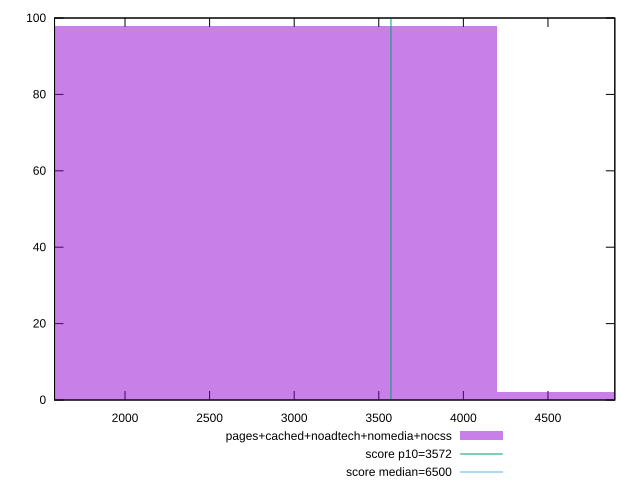

Source code (gnuplot):
reset

$pagesCachedNoadtechNomediaNocss <<EOF
5596.074218216391 2
2798.0371091081956 98
EOF

set key outside below
set boxwidth 2798.0371091081956
set xrange [1583.4740000000002:4895.148999999999]
set yrange [0:100]
set trange [0:100]
set style fill transparent solid 0.5 noborder

set parametric
set terminal svg size 640, 490 enhanced background rgb 'white'
set output "report_00019_2021-02-10T18-14-37.922Z//first-cpu-idle/comparison/histogram/4_vs_5.svg"

plot $pagesCachedNoadtechNomediaNocss title "pages+cached+noadtech+nomedia+nocss" with boxes, \
     3572,t title "score p10=3572", \
     6500,t title "score median=6500"

reset
